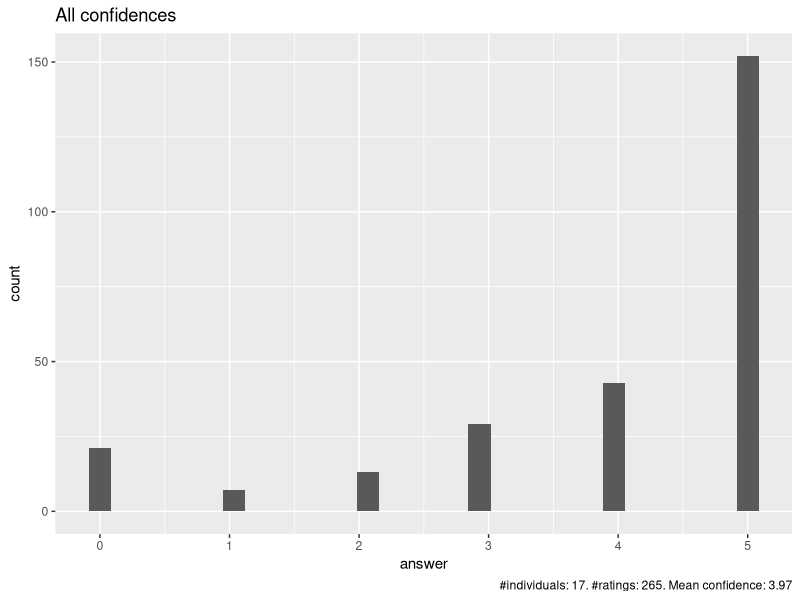
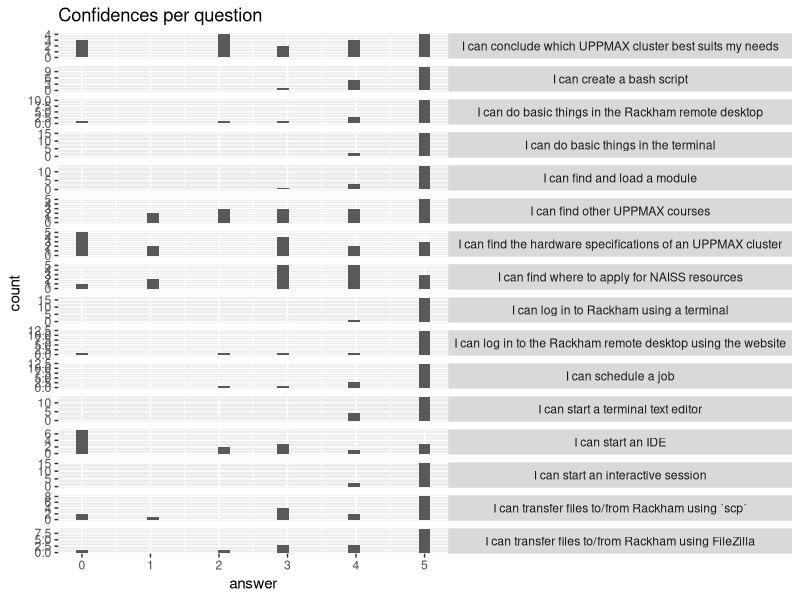

Reproduce these figures in R, in order.
#!/bin/env Rstudio

t <- readr::read_csv("survey.csv")
t$Timestamp <- NULL
t$`Any feedback?` <- NULL
# tail(names(t))
questions <- stringr::str_remove(
  stringr::str_remove(
    names(t), 
    "Give you confidence levels of the statements below: \\["),
  "\\]"
)
#new_names <- c(
#  paste0("q0", seq(1, 9)),
#  paste0("q", seq(10, 16))
#)
new_names <- questions
names(t) <- new_names

t$i <- seq(1, nrow(t))

names(t)
t_tidy <- tidyr::pivot_longer(t, cols = starts_with("I", ignore.case = FALSE))
names(t_tidy)
names(t_tidy) <- c("i", "question", "answer")
t_tidy

n_individuals <- length(unique(t_tidy$i))
n_ratings <- length(t_tidy$answer[!is.na(t_tidy$answer)])

mean_confidence <- mean(t_tidy$answer[!is.na(t_tidy$answer)])

ggplot2::ggplot(t_tidy, ggplot2::aes(x = answer)) +
  ggplot2::geom_histogram() + 
  ggplot2::labs(
    title = "All confidences",
    caption = paste0(
      "#individuals: ", n_individuals, ". ",
      "#ratings: ", n_ratings, ". ",
      "Mean confidence: ", round(mean_confidence, digits = 2)
    )
  )

ggplot2::ggsave(filename = "all_confidences.png", width = 4, height = 2)

ggplot2::ggplot(t_tidy, ggplot2::aes(x = answer)) +
  ggplot2::geom_histogram() + 
  ggplot2::facet_grid(rows = "question", scales = "free_y") +
  ggplot2::theme(
    strip.text.y = ggplot2::element_text(angle = 0),
    legend.position = "none"
  ) +
  ggplot2::labs(
    title = "Confidences per question"
  )

ggplot2::ggsave(filename = "confidences_per_question.png", width = 6, height = 7)
